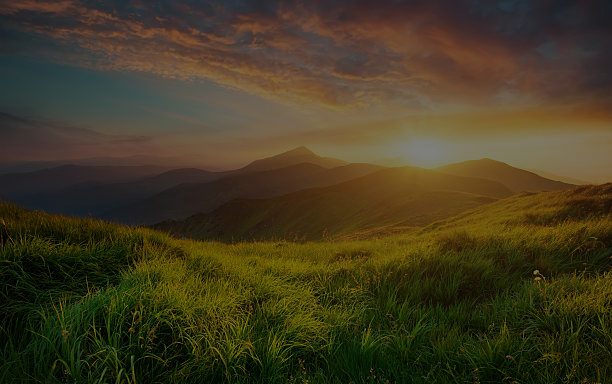
#> input picture multimedia/Q6/low_light.jpg, 612 x 384 px
$ python image.py
#> lines starting #> are read from the running program, lines starting #| are printed output that depends on the picture
from PIL import Image
import numpy as np
import matplotlib.pyplot as plt

# -------- STEP 1: Read images --------
low = Image.open("low_light.jpg")
#> low is the input picture: PIL image 612x384 RGB; mean R, G, B 67, 58.5, 33.1
bright = Image.open("bright_light.jpg")
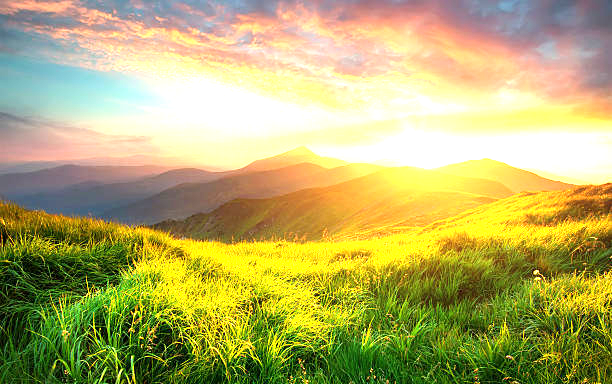
#> input picture multimedia/Q6/bright_light.jpg, 612 x 384 px
#> bright is the input picture: PIL image 612x384 RGB; mean R, G, B 181.4, 174.7, 104.7

bright = bright.resize(low.size)

low_np = np.array(low)
bright_np = np.array(bright)

# Remove alpha channel if present
if low_np.shape[2] == 4:
    low_np = low_np[:, :, :3]
if bright_np.shape[2] == 4:
    bright_np = bright_np[:, :, :3]


# -------- FUNCTION: get 3 lowest bit planes --------
def lsb_3(img):
    b0 = (img >> 0) & 1
    b1 = (img >> 1) & 1
    b2 = (img >> 2) & 1
    return b0, b1, b2


# -------- STEP 2: Extract bit planes from BOTH images --------
low_b0, low_b1, low_b2 = lsb_3(low_np)
bright_b0, bright_b1, bright_b2 = lsb_3(bright_np)
#> in lsb_3 (call 2), `b2 = (img >> 2) & 1`:
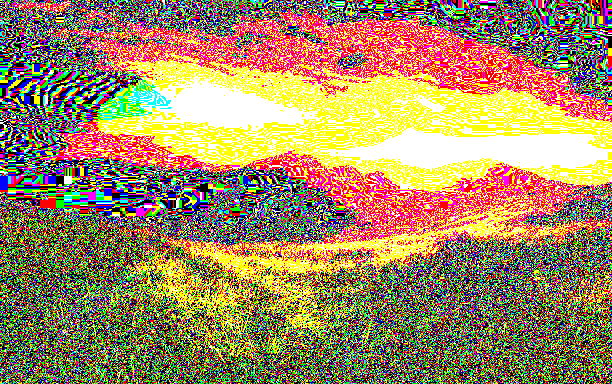
#> b2: shape (384, 612, 3); mean R, G, B 0.638, 0.538, 0.376; drawn with 1 as white

# -------- STEP 3: Union of bit-planes (LOW + BRIGHT) --------
union_b0 = low_b0 | bright_b0
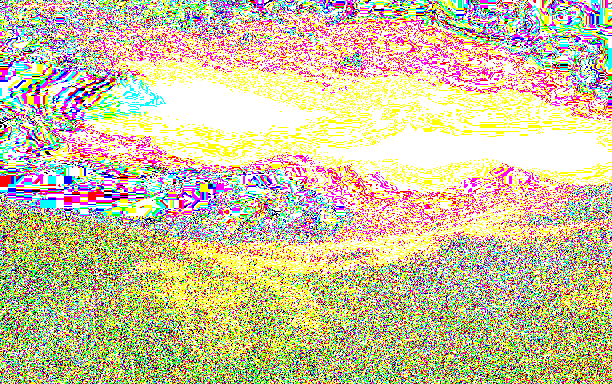
#> union_b0: shape (384, 612, 3); mean R, G, B 0.817, 0.772, 0.628; drawn with 1 as white
union_b1 = low_b1 | bright_b1
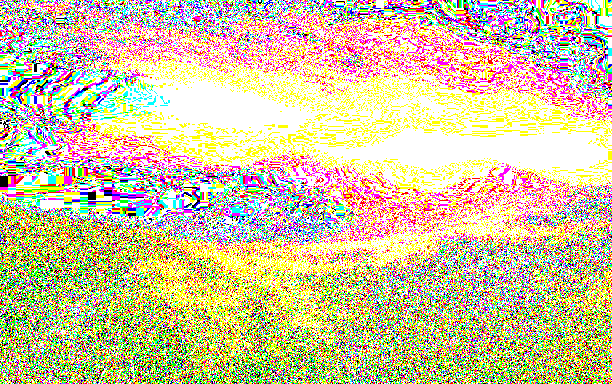
#> union_b1: shape (384, 612, 3); mean R, G, B 0.814, 0.771, 0.624; drawn with 1 as white
union_b2 = low_b2 | bright_b2
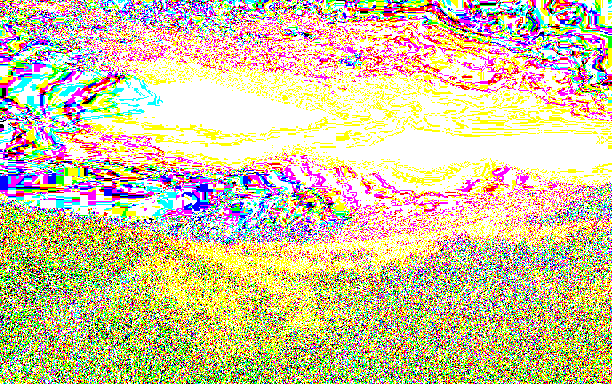
#> union_b2: shape (384, 612, 3); mean R, G, B 0.815, 0.773, 0.622; drawn with 1 as white

# -------- STEP 4: Reconstruct from UNION --------
reconstructed_union = (union_b0 * 1) + (union_b1 * 2) + (union_b2 * 4)
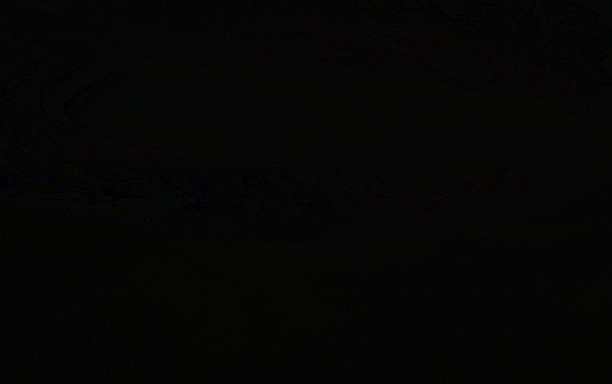
#> reconstructed_union: shape (384, 612, 3); mean R, G, B 5.71, 5.41, 4.36
reconstructed_union = reconstructed_union.astype(np.uint8)

# -------- STEP 5: Difference from ORIGINAL (low-light original used) --------
difference = np.abs(low_np - reconstructed_union)
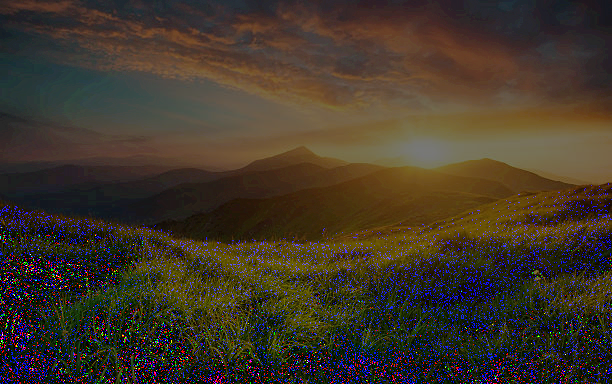
#> difference: shape (384, 612, 3); mean R, G, B 64.3, 54.1, 41.2

# -------- STEP 6: Display results --------
plt.figure()
plt.title("Low Light Original")
plt.imshow(low_np)
plt.axis("off")

plt.figure()
plt.title("Reconstructed Image (Union of 3 LSBs)")
plt.imshow(reconstructed_union)
plt.axis("off")

plt.figure()
plt.title("Difference Image")
plt.imshow(difference)
plt.axis("off")

plt.show()
